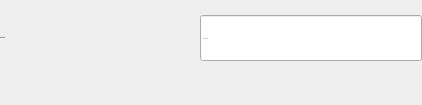
                            <widget class="QWidget" name="code_import_container" native="true">
                             <property name="minimumSize">
                              <size>
                               <width>0</width>
                               <height>105</height>
                              </size>
                             </property>
                             <property name="maximumSize">
                              <size>
                               <width>16777215</width>
                               <height>105</height>
                              </size>
                             </property>
                             <layout class="QVBoxLayout" name="verticalLayout_3">
                              <property name="spacing">
                               <number>0</number>
                              </property>
                              <property name="leftMargin">
                               <number>0</number>
                              </property>
                              <property name="topMargin">
                               <number>0</number>
                              </property>
                              <property name="rightMargin">
                               <number>0</number>
                              </property>
                              <property name="bottomMargin">
                               <number>0</number>
                              </property>
                              <item>
                               <widget class="QWidget" name="widget_27" native="true">
                                <layout class="QHBoxLayout" name="horizontalLayout_29">
                                 <property name="spacing">
                                  <number>0</number>
                                 </property>
                                 <property name="leftMargin">
                                  <number>0</number>
                                 </property>
                                 <property name="topMargin">
                                  <number>0</number>
                                 </property>
                                 <property name="rightMargin">
                                  <number>0</number>
                                 </property>
                                 <property name="bottomMargin">
                                  <number>0</number>
                                 </property>
                                 <item>
                                  <layout class="QHBoxLayout" name="formInput_11">
                                   <property name="spacing">
                                    <number>0</number>
                                   </property>
                                   <property name="topMargin">
                                    <number>0</number>
                                   </property>
                                   <item alignment="Qt::AlignTop">
                                    <widget class="QWidget" name="label_product_2" native="true">
                                     <property name="minimumSize">
                                      <size>
                                       <width>200</width>
                                       <height>0</height>
                                      </size>
                                     </property>
                                     <property name="maximumSize">
                                      <size>
                                       <width>200</width>
                                       <height>16777215</height>
                                      </size>
                                     </property>
                                     <layout class="QHBoxLayout" name="horizontalLayout_9">
                                      <property name="spacing">
                                       <number>0</number>
                                      </property>
                                      <property name="leftMargin">
                                       <number>0</number>
                                      </property>
                                      <property name="topMargin">
                                       <number>30</number>
                                      </property>
                                      <property name="rightMargin">
                                       <number>0</number>
                                      </property>
                                      <property name="bottomMargin">
                                       <number>0</number>
                                      </property>
                                      <item>
                                       <widget class="QLabel" name="label_4">
                                        <property name="font">
                                         <font>
                                          <family>Cambria</family>
                                          <pointsize>-1</pointsize>
                                          <bold>false</bold>
                                         </font>
                                        </property>
                                        <property name="text">
                                         <string>Mã chứng từ</string>
                                        </property>
                                       </widget>
                                      </item>
                                      <item>
                                       <widget class="QLabel" name="label_required_5">
                                        <property name="sizePolicy">
                                         <sizepolicy hsizetype="Expanding" vsizetype="Preferred">
                                          <horstretch>0</horstretch>
                                          <verstretch>0</verstretch>
                                         </sizepolicy>
                                        </property>
                                        <property name="text">
                                         <string/>
                                        </property>
                                       </widget>
                                      </item>
                                     </layout>
                                    </widget>
                                   </item>
                                   <item alignment="Qt::AlignTop">
                                    <widget class="QWidget" name="widget_28" native="true">
                                     <property name="maximumSize">
                                      <size>
                                       <width>16777215</width>
                                       <height>16777215</height>
                                      </size>
                                     </property>
                                     <layout class="QVBoxLayout" name="verticalLayout_20">
                                      <property name="spacing">
                                       <number>0</number>
                                      </property>
                                      <property name="leftMargin">
                                       <number>0</number>
                                      </property>
                                      <property name="topMargin">
                                       <number>15</number>
                                      </property>
                                      <property name="rightMargin">
                                       <number>0</number>
                                      </property>
                                      <property name="bottomMargin">
                                       <number>0</number>
                                      </property>
                                      <item>
                                       <widget class="QLineEdit" name="code_le">
                                        <property name="minimumSize">
                                         <size>
                                          <width>222</width>
                                          <height>46</height>
                                         </size>
                                        </property>
                                        <property name="maximumSize">
                                         <size>
                                          <width>16777215</width>
                                          <height>16777215</height>
                                         </size>
                                        </property>
                                        <property name="font">
                                         <font>
                                          <family>Cambria</family>
                                          <pointsize>-1</pointsize>
                                         </font>
                                        </property>
                                        <property name="text">
                                         <string/>
                                        </property>
                                        <property name="placeholderText">
                                         <string>Mã chứng từ</string>
                                        </property>
                                        <property name="clearButtonEnabled">
                                         <bool>true</bool>
                                        </property>
                                       </widget>
                                      </item>
                                      <item>
                                       <widget class="QLabel" name="error_code">
                                        <property name="text">
                                         <string/>
                                        </property>
                                        <property name="margin">
                                         <number>0</number>
                                        </property>
                                       </widget>
                                      </item>
                                     </layout>
                                    </widget>
                                   </item>
                                  </layout>
                                 </item>
                                </layout>
                               </widget>
                              </item>
                             </layout>
                            </widget>
